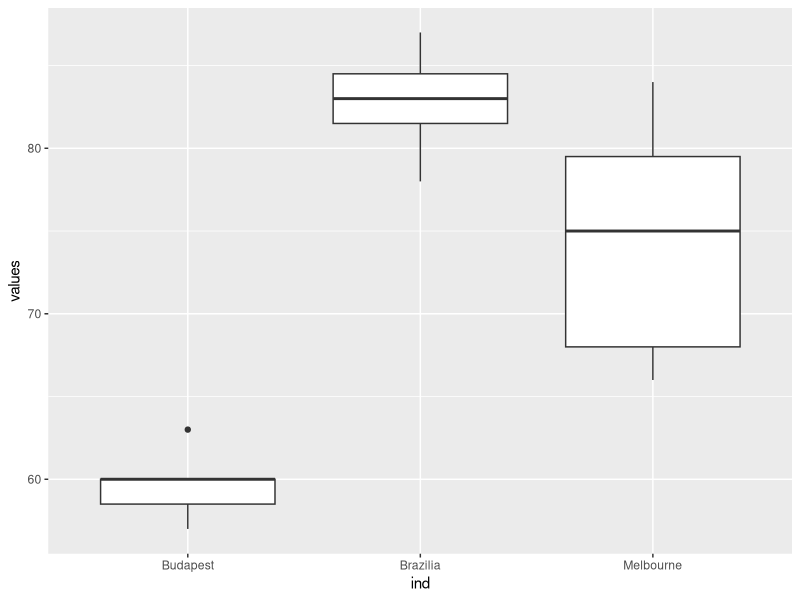

Write the R code that produced this figure.
## ---- chunk 1
test_variable <- 2 + 6
test_variable
## ---- chunk 2
# Create your variable here
temps_f <- c(60,63,57,58,60,59,60)
## ---- chunk 3
# Write your function here
fahrenheit_to_celsius <- function(temp_f) {
  temp_c <- (temp_f-32)*(5/9)
  return(temp_c)
}
## ---- chunk 4
# Apply your function to temps_f here
temps_c <- fahrenheit_to_celsius(temps_f)
print(temps_c)
## ---- chunk 5
# Write your function here
is_weather_nice <- function(temperature) {
  number_of_days <- 0
  for (temp in temperature) {
    if (temp > 60) {
      number_of_days <- number_of_days + 1
    }
  }
  return(number_of_days > length(temperature)/2)
}
## ---- chunk 6
# Create your list here
city_temperature <- list(
  Budapest = 
    temps_f,
  Brazilia = c(
    85,83,81,78,84,87,82
  ),
  Melbourne = c(75,76,67,66,69,84,83
  )
)
## ---- chunk 7
# Apply your function to your list
sapply(city_temperature,is_weather_nice)
## ---- chunk 8
# Create your boxplot visualization.
library(ggplot2)
city_dataframe <- as.data.frame(city_temperature)
three_city_temp=ggplot(stack(city_dataframe), aes(x=ind, y=values))+geom_boxplot()
three_city_temp
## ---- chunk 9

